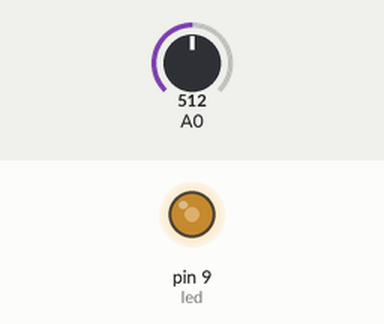
Recording of a sketch running on a simulated Arduino Uno, built with avr-gcc and run on an emulated ATmega328P. Parts: output pins drawn as LEDs (lit = HIGH). The test bench sets the inputs (shaded band); at power-on: A0 = 512.

Above: at 1.2 s.
1.3 s: A0 set to 716
At 2.1 s:
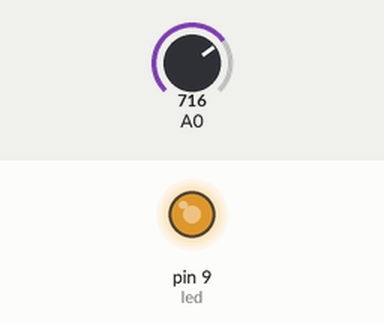
2.8 s: A0 set to 900
At 3.4 s:
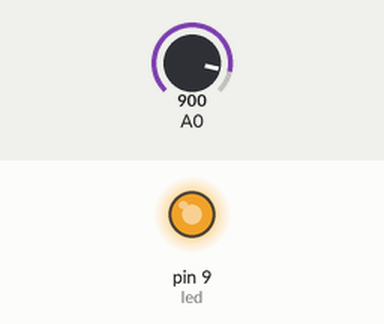
4.3 s: A0 set to 122
At 4.7 s:
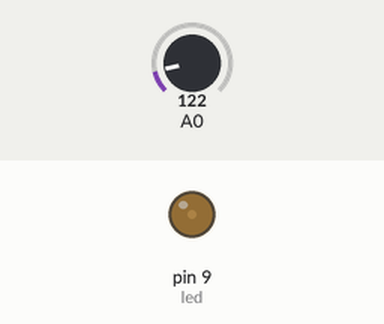
5.8 s: A0 set to 0
At 7.0 s:
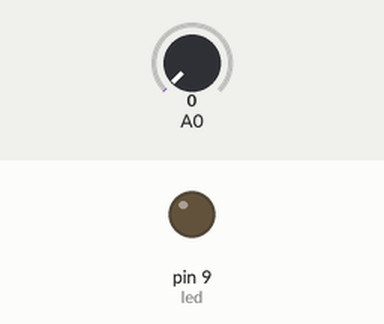
7.3 s: A0 set to 511
At 8.5 s:
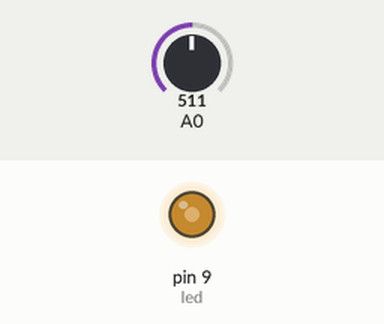
Timing chart, 0 to 9.8 s (numbered marks = the images above; inputs shaded):
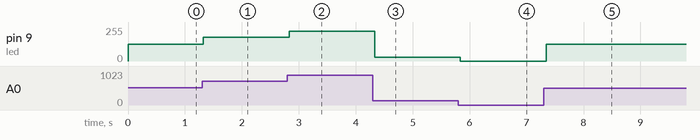

Measured:
- after the input at 1.3 s, pin 9 (led): 127/255 → 178/255 at once
- after the input at 2.8 s, pin 9 (led): 178/255 → 224/255 at once
- after the input at 4.3 s, pin 9 (led): 224/255 → 30/255 at once
- after the input at 5.8 s, pin 9 (led): 30/255 → 0/255 at once
- after the input at 7.3 s, pin 9 (led): 0/255 → 127/255 at once

The sketch:

02_Potasla_Led.ino
```cpp
#define led 9
#define potas A0
int y =0;

void setup()
{
  Serial.begin(9600);

   pinMode(led, OUTPUT);
   digitalWrite(led, LOW);

}

void loop()
{
  y = analogRead(A0);
  int deger=map(y,0,1023,0,255);
  analogWrite(led,deger);
delay(60);


}
```
